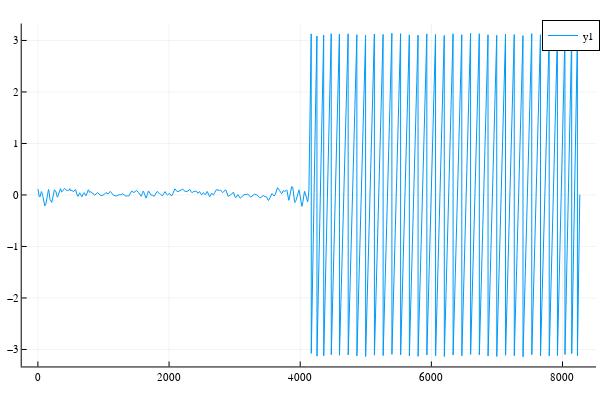

Here is the notebook cell this chart was saved with:
### Code cell
step = 0.001
niters = 5
println("Start forward diff")
g = b1 -> ForwardDiff.gradient(myBlochSimErr, b1) # optimization gradient
println(g)
Mx0 = 0
My0 = 0
Mz0 = 1.0
rf_op = [rfp_abs;rfp_angle]
println("Start iterations")
@showprogress 1 "Computing..." for nn = 1 : niters
    J = zeros(N * 2, 1)
    for ii = 1 : nb1
        rfg = [rf_op; b1[ii]; Mx0; My0; Mz0; Mxd[ii]; Myd[ii]; Mzd[ii]; w[ii]]
        J += g(rfg)[1 : end - 8] 
    end
    rf_op -= step * J
end
plot(rf_op)

### Figure 1 — Plotly figure (JSON) as saved in the notebook; plotly's stock layout.template omitted (floating-point values rounded to 4 significant figures; data arrays with more than 128 entries replaced by an {"elided": "..."} marker saying what was removed)
{"data": [{"colorbar": {"title": ""}, "legendgroup": "y1", "line": {"color": "rgba(0, 154, 250, 1.000)", "dash": "solid", "shape": "linear", "width": 1}, "mode": "lines", "name": "y1", "showlegend": true, "type": "scatter", "x": {"elided": "8264 int values"}, "xaxis": "x", "y": {"elided": "8264 float values"}, "yaxis": "y", "zmax": null, "zmin": null}], "layout": {"annotations": [], "height": 400, "legend": {"bgcolor": "rgba(255, 255, 255, 1.000)", "bordercolor": "rgba(0, 0, 0, 1.000)", "borderwidth": 1, "font": {"color": "rgba(0, 0, 0, 1.000)", "family": "sans-serif", "size": 11}, "title": {"font": {"color": "rgba(0, 0, 0, 1.000)", "family": "sans-serif", "size": 15}, "text": ""}, "tracegroupgap": 0, "traceorder": "normal", "x": 1, "xanchor": "auto", "y": 1, "yanchor": "auto"}, "margin": {"b": 20, "l": 0, "r": 0, "t": 20}, "paper_bgcolor": "rgba(255, 255, 255, 1.000)", "plot_bgcolor": "rgba(255, 255, 255, 1.000)", "showlegend": true, "width": 600, "xaxis": {"anchor": "y", "domain": [0.03619, 0.9934], "gridcolor": "rgba(0, 0, 0, 0.100)", "gridwidth": 0.5, "linecolor": "rgba(0, 0, 0, 1.000)", "mirror": false, "range": [-246.9, 8512.0], "showgrid": true, "showline": true, "showticklabels": true, "tickangle": 0, "tickcolor": "rgb(0, 0, 0)", "tickfont": {"color": "rgba(0, 0, 0, 1.000)", "family": "sans-serif", "size": 11}, "tickmode": "array", "ticks": "inside", "ticktext": ["0", "2000", "4000", "6000", "8000"], "tickvals": [0, 2000, 4000, 6000, 8000], "title": "", "titlefont": {"color": "rgba(0, 0, 0, 1.000)", "family": "sans-serif", "size": 15}, "type": "-", "visible": true, "zeroline": false, "zerolinecolor": "rgba(0, 0, 0, 1.000)"}, "yaxis": {"anchor": "x", "domain": [0.03762, 0.9902], "gridcolor": "rgba(0, 0, 0, 0.100)", "gridwidth": 0.5, "linecolor": "rgba(0, 0, 0, 1.000)", "mirror": false, "range": [-3.33, 3.329], "showgrid": true, "showline": true, "showticklabels": true, "tickangle": 0, "tickcolor": "rgb(0, 0, 0)", "tickfont": {"color": "rgba(0, 0, 0, 1.000)", "family": "sans-serif", "size": 11}, "tickmode": "array", "ticks": "inside", "ticktext": ["−3", "−2", "−1", "0", "1", "2", "3"], "tickvals": [-3, -2, -1, 0, 1, 2, 3], "title": "", "titlefont": {"color": "rgba(0, 0, 0, 1.000)", "family": "sans-serif", "size": 15}, "type": "-", "visible": true, "zeroline": false, "zerolinecolor": "rgba(0, 0, 0, 1.000)"}}}
